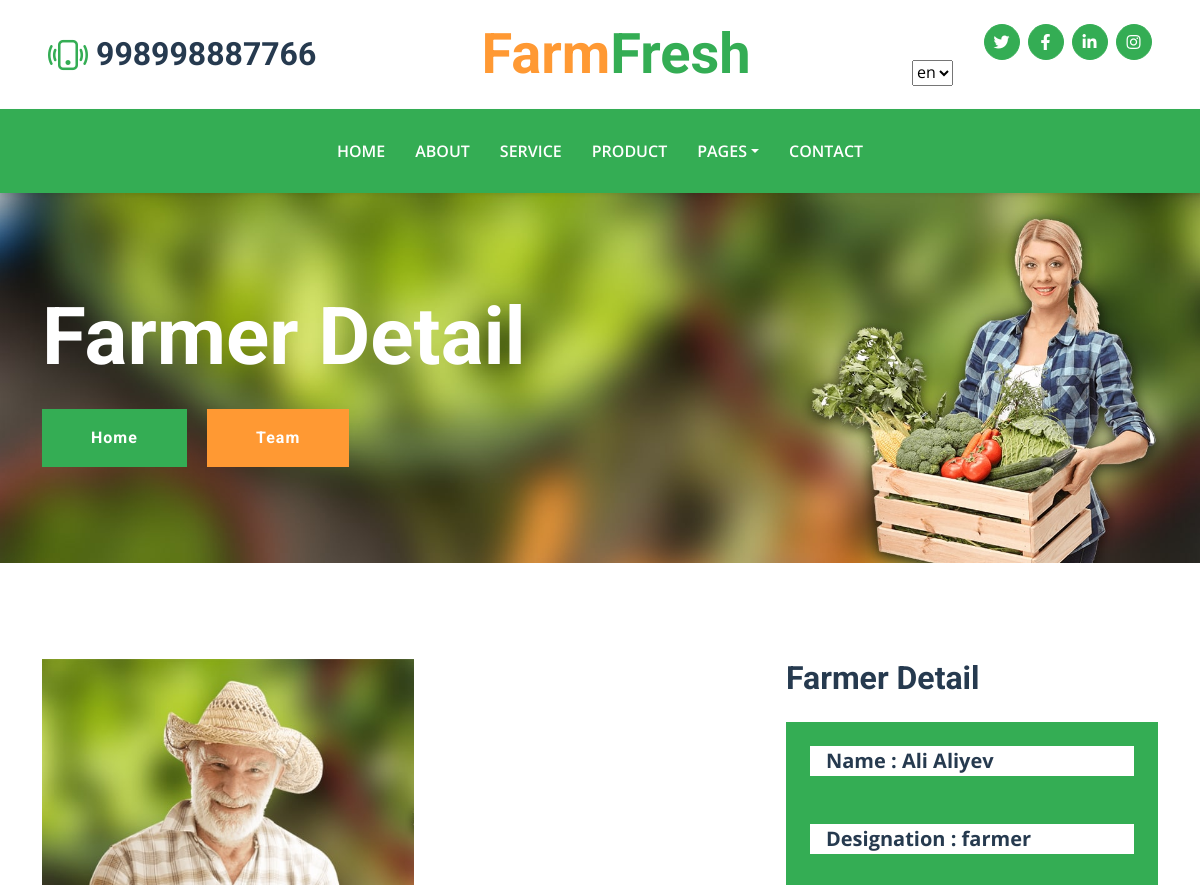
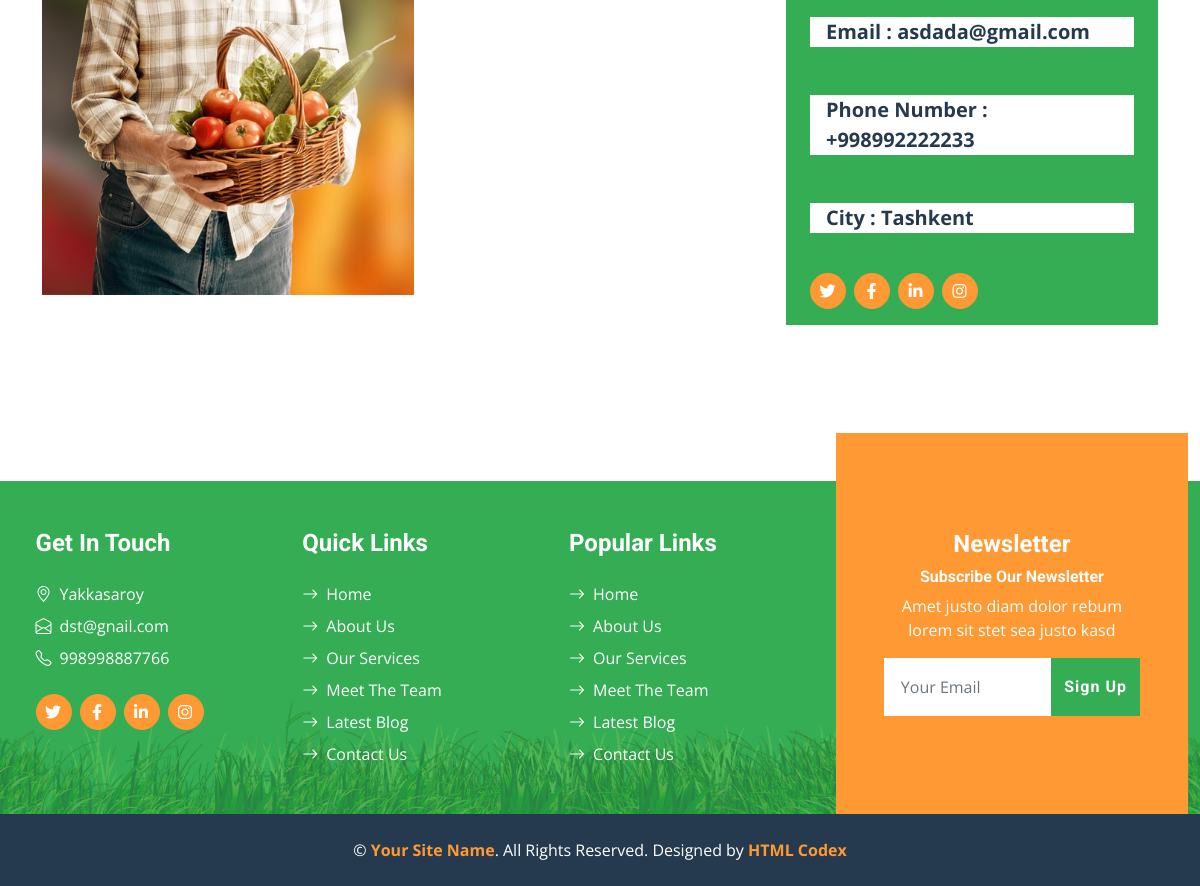
Screenshot of /farmer_detail/1/ with the database file from the repository (2 pictures, top to bottom).
### farmfresh/models.py (models this page shows, shortened)
class AboutUs(models.Model):
    adress = models.CharField(max_length=255)
    email = models.EmailField()
    phone_number = models.CharField(max_length=255)
    city = models.ForeignKey(City, on_delete=models.CASCADE)
    twitter_url = models.CharField(max_length=200, null=True, blank=True)
    facebook_url = models.CharField(max_length=200, null=True, blank=True)
    linkedin_url = models.CharField(max_length=200, null=True, blank=True)
    instagram_url = models.CharField(max_length=200, null=True, blank=True)

class Farmer(models.Model):
    first_name = models.CharField(max_length=50)
    last_name = models.CharField(max_length=50)
    designation = models.CharField(max_length=50)
    email = models.CharField(max_length=50)
    contact_number = models.CharField(max_length=50)
    city = models.ForeignKey(City, on_delete=models.CASCADE)
    adress = models.CharField(max_length=100)
    image = models.ImageField(upload_to = 'mobile_images', null=None)
    twitter_url = models.CharField(max_length=200, null=True, blank=True)
    facebook_url = models.CharField(max_length=200, null=True, blank=True)
    linkedin_url = models.CharField(max_length=200, null=True, blank=True)
    instagram_url = models.CharField(max_length=200, null=True, blank=True)

class City(models.Model):
    city = models.CharField(max_length=100)
    country = models.ForeignKey(Country, on_delete=models.CASCADE)
    def __str__(self):
        return self.city

### farmfresh/views.py (the view)
# urls.py: path('farmer_detail/<int:id>/', FarmerDetail.as_view()),
class FarmerDetail(ListView):
    model=Farmer
    template_name = 'all/farmer_detail.html'
    context_object_name = 'farmer'
    success_url ='/'
    def get_context_data(self, **kwargs):
        context = super(FarmerDetail, self).get_context_data(**kwargs)
        context.update({
            'AboutUs': AboutUs.objects.all(),
        })
        return context
    def get_queryset(self):
        return Farmer.objects.get(id=self.kwargs.get('id'))

### templates/all/farmer_detail.html
{% extends 'base.html' %}
{% load static %}
{% block content %}
{% load i18n %}
    <div class="container-fluid bg-primary py-5 bg-hero mb-5">
        <div class="container py-5">
            <div class="row justify-content-start">
                <div class="col-lg-8 text-center text-lg-start">
                    <h1 class="display-1 text-white mb-md-4">{% trans "Farmer Detail" %}</h1>
                    <a href="{% url 'index' %}" class="btn btn-primary py-md-3 px-md-5 me-3">{% trans "Home" %}</a>
                    <a href="{% url 'team' %}" class="btn btn-secondary py-md-3 px-md-5">{% trans "Team" %}</a>
                </div>
            </div>
        </div>
    </div>
    <div class="container py-5">
        <div class="row g-0">
            <div class="col-lg-8">
                <div class="mb-5">
                    <div class="row g-0 mb-9">
                        <div class="col-md-6">
                            <img class="img-fuid w-100" src="{{farmer.image.url}}" alt="">
                        </div>
                    </div>
                </div>
            </div>
            <div class="col-lg-4">
                <div class="mb-7">
                    <h2 class="mb-4">{% trans "Farmer Detail" %}</h2>
                    <div class="bg-primary p-4 mt-522222">
                            <a class="d-flex align-items-center bg-white text-dark fs-5 fw-bold px-3 mb-0"> Name : {{farmer.first_name}} {{farmer.last_name}}
                    </div>
                    <div class="bg-primary p-4">
                            <a class="d-flex align-items-center bg-white text-dark fs-5 fw-bold px-3 mb-0">Designation : {{farmer.designation}}</a>
                    </div>
                    <div class="bg-primary p-4">
                            <a class="d-flex align-items-center bg-white text-dark fs-5 fw-bold px-3 mb-0">Email : {{farmer.email}}</a>
                    </div>
                    <div class="bg-primary p-4">
                            <a class="d-flex align-items-center bg-white text-dark fs-5 fw-bold px-3 mb-0">Phone Number : {{farmer.contact_number}}</a>
                    </div>
                    <div class="bg-primary p-4">
                            <a class="d-flex align-items-center bg-white text-dark fs-5 fw-bold px-3 mb-0">City : {{farmer.city}}</a>
                    </div>
                    <div class="col-lg-20">
                        <div class="bg-primary p-4 py-3">
                        <div class="d-flex align-items-center">
                        <a class="btn btn-secondary btn-square rounded-circle me-2" href="{{farmer.twitter_url}}"><i class="fab fa-twitter"></i></a>
                        <a class="btn btn-secondary btn-square rounded-circle me-2" href="{{farmer.facebook_url}}"><i class="fab fa-facebook-f"></i></a>
                        <a class="btn btn-secondary btn-square rounded-circle me-2" href="{{farmer.linkedin_url}}"><i class="fab fa-linkedin-in"></i></a>
                        <a class="btn btn-secondary btn-square rounded-circle me-2" href="{{farmer.instagram_url}}"><i class="fab fa-instagram"></i></a>
                        </div>
                        </div>
                    </div>
                </div>
            </div>
        </div>
    </div>
    {% endblock content %}

### templates/base.html (shortened to what this page needs)
{% load static %}
{% load i18n %}
<!DOCTYPE html>
<html lang="en">
<head>
    <link href="https://cdnjs.cloudflare.com/ajax/libs/font-awesome/5.15.0/css/all.min.css" rel="stylesheet">
    <link href="https://cdn.jsdelivr.net/npm/bootstrap-icons@1.4.1/font/bootstrap-icons.css" rel="stylesheet">
    <link href="{% static 'css/assets/owl.carousel.min.css' %}" rel="stylesheet">
    <link href="{% static 'css/bootstrap.min.css' %}" rel="stylesheet">
    <link href="{% static 'css/style.css' %}" rel="stylesheet">
</head>
<body>
    <div class="container-fluid px-5 d-none d-lg-block">
        <div class="row gx-5 py-3 align-items-center">
            <div class="col-lg-3">
                <div class="d-flex align-items-center justify-content-start">
                    <i class="bi bi-phone-vibrate fs-1 text-primary me-2"></i>
                    {% for item in AboutUs %}
                    {% if item.id == 1%}
                    <h2 class="mb-0">{{item.phone_number}}</h2>
                    {%endif%}
                    {%endfor%}
                </div>
            </div>
            <div class="col-lg-6">
                <div class="d-flex align-items-center justify-content-center">
                    <a href="{% url 'index' %}" class="navbar-brand ms-lg-5">
                        <h1 class="m-0 display-4 text-primary"><span class="text-secondary">{% trans "Farm" %}</span>{% trans "Fresh"%}</h1>
                    </a>
                </div>
            </div>
            <div class="col-lg-3">
                {% for item in AboutUs %}
                {% if item.id == 1 %}
                <div class="d-flex align-items-center justify-content-end">
                    <a class="btn btn-primary btn-square rounded-circle me-2" href="{{item.twitter_url}}"><i class="fab fa-twitter"></i></a>
                    <a class="btn btn-primary btn-square rounded-circle me-2" href="{{item.facebook_url}}"><i class="fab fa-facebook-f"></i></a>
                    <a class="btn btn-primary btn-square rounded-circle me-2" href="{{item.linkedin_url}}"><i class="fab fa-linkedin-in"></i></a>
                    <a class="btn btn-primary btn-square rounded-circle" href="{{item.instagram_url}}"><i class="fab fa-instagram"></i></a>
                </div>
                {%endif%}
                {%endfor%}
                <div class="header-content">
                    <form action="{% url 'set_language' %}" method="post">
                        <select class="selectpicker" name="language" style="width: auto;" onchange="this.form.submit()">
                            {% get_current_language as LANGUAGE_CODE %}
                            {% get_available_languages as LANGUAGES %}
                            {% get_language_info_list for LANGUAGES as languages %}
                            {% for language in languages %}
                            <option value="{{ language.code }}" {% if language.code == LANGUAGE_CODE %} selected="selected" {% endif %}
                                data-content='<img src="/static/images/flags/{{ language.code }}.gif"></span>
                                <span style="display:inline-block; width:100px; padding-left: 10px; text-shadow:none">
                                  {{ language.name_local }}
                                </span>'>
                                {{ language.code }}
                            </option>
                            {% endfor %}
                        </select>
                    </form>
                </div>
            </div>
        </div>
    </div>
    <nav class="navbar navbar-expand-lg bg-primary navbar-dark shadow-sm py-3 py-lg-0 px-3 px-lg-5">
        <div class="collapse navbar-collapse" id="navbarCollapse">
            <div class="navbar-nav mx-auto py-0">
                <a href="{% url 'index' %}" class="nav-item nav-link">{% trans "Home" %}</a>
                <a href="{% url 'about' %}" class="nav-item nav-link">{% trans "About" %}</a>
                <a href="{% url 'service' %}" class="nav-item nav-link">{% trans "Service" %}</a>
                <a href="{% url 'product' %}" class="nav-item nav-link">{% trans "Product" %}</a>
                <div class="nav-item dropdown">
                    <a href="#" class="nav-link dropdown-toggle" data-bs-toggle="dropdown">{% trans "Pages" %}</a>
                </div>
                <a href="{% url 'contact' %}" class="nav-item nav-link">{% trans "Contact" %}</a>
            </div>
        </div>
    </nav>
    {% block content %}{% endblock content %}
    <div class="container-fluid bg-footer bg-primary text-white mt-5">
        <div class="footer">
            <div class="row gx-5">
                <div class="col-lg-8 col-md-6">
                    <div class="row gx-5">
                        <div class="col-lg-4 col-md-12 pt-5 mb-5">
                            {% for item in AboutUs %}
                            {% if item.id == 1 %}
                            <h4 class="text-white mb-4">{% trans "Get In Touch" %}</h4>
                            <div class="d-flex mb-2">
                                <i class="bi bi-geo-alt text-white me-2"></i>
                                <p class="text-white mb-0">{{item.adress}}</p>
                            </div>
                            <div class="d-flex mb-2">
                                <i class="bi bi-envelope-open text-white me-2"></i>
                                <p class="text-white mb-0">{{item.email}}</p>
                            </div>
                            <div class="d-flex mb-2">
                                <i class="bi bi-telephone text-white me-2"></i>
                                <p class="text-white mb-0">{{item.phone_number}}</p>
                            </div>
                            <div class="d-flex mt-4">
                                <a class="btn btn-secondary btn-square rounded-circle me-2"
                                    href="{{item.twitter_url}}"><i class="fab fa-twitter"></i></a>
                                <a class="btn btn-secondary btn-square rounded-circle me-2"
                                    href="{{item.facebook_url}}"><i class="fab fa-facebook-f"></i></a>
                                <a class="btn btn-secondary btn-square rounded-circle me-2"
                                    href="{{item.linkedin_url}}"><i class="fab fa-linkedin-in"></i></a>
                                <a class="btn btn-secondary btn-square rounded-circle" href="{{item.instagram_url}}"><i
                                    class="fab fa-instagram"></i></a>
                            </div>
                            {%endif%}
                            {%endfor%}
                        </div>
                        <div class="col-lg-4 col-md-12 pt-0 pt-lg-5 mb-5">
                            <h4 class="text-white mb-4">{% trans "Quick Links" %}</h4>
                            <div class="d-flex flex-column justify-content-start">
                                <a class="text-white mb-2" href="{% url 'index' %}"><i
                                        class="bi bi-arrow-right text-white me-2"></i>{% trans "Home" %}</a>
                                <a class="text-white mb-2" href="{% url 'about' %}"><i
                                        class="bi bi-arrow-right text-white me-2"></i>{% trans "About Us" %}</a>
                                <a class="text-white mb-2" href="{% url 'service' %}"><i
                                        class="bi bi-arrow-right text-white me-2"></i>{% trans "Our Services" %}</a>
                                <a class="text-white mb-2" href="{% url 'team' %}"><i
                                        class="bi bi-arrow-right text-white me-2"></i>{% trans "Meet The Team" %}</a>
                                <a class="text-white mb-2" href="{% url 'blog' %}"><i
                                        class="bi bi-arrow-right text-white me-2"></i>{% trans "Latest Blog" %}</a>
                                <a class="text-white" href="{% url 'contact' %}"><i
                                        class="bi bi-arrow-right text-white me-2"></i>{% trans "Contact Us" %}</a>
                            </div>
                        </div>
                        <div class="col-lg-4 col-md-12 pt-0 pt-lg-5 mb-5">
                            <h4 class="text-white mb-4">{% trans "Popular Links" %}</h4>
                            <div class="d-flex flex-column justify-content-start">
                                <a class="text-white mb-2" href="{% url 'index' %}"><i
                                        class="bi bi-arrow-right text-white me-2"></i>{% trans "Home" %}</a>
                                <a class="text-white mb-2" href="{% url 'about' %}"><i
                                        class="bi bi-arrow-right text-white me-2"></i>{% trans "About Us" %}</a>
                                <a class="text-white mb-2" href="{% url 'service' %}"><i
                                        class="bi bi-arrow-right text-white me-2"></i>{% trans "Our Services" %}</a>
                                <a class="text-white mb-2" href="{% url 'team' %}"><i
                                        class="bi bi-arrow-right text-white me-2"></i>{% trans "Meet The Team" %}</a>
                                <a class="text-white mb-2" href="{% url 'blog' %}"><i
                                        class="bi bi-arrow-right text-white me-2"></i>{% trans "Latest Blog" %}</a>
                                <a class="text-white" href="{% url 'contact' %}"><i
                                        class="bi bi-arrow-right text-white me-2"></i>{% trans "Contact Us" %}</a>
                            </div>
                        </div>
                    </div>
                </div>
                <div class="col-lg-4 col-md-6 mt-lg-n5">
                    <div class="d-flex flex-column align-items-center justify-content-center text-center h-100 bg-secondary p-5">
                        <h4 class="text-white">{% trans "Newsletter" %}</h4>
                        <h6 class="text-white">{% trans "Subscribe Our Newsletter" %}</h6>
                        <p>{% trans "Amet justo diam dolor rebum lorem sit stet sea justo kasd" %}</p>
                        <form action="#" method="POST">
                            <div class="input-group">
                                <input type="text" name = email class="form-control border-white p-3" placeholder="Your Email">
                                <button class="btn btn-primary">{% trans "Sign Up" %} </button>
                            </div>
                        </form>
                    </div>
                </div>
            </div>
        </div>
    </div>
    <div class="container-fluid bg-dark text-white py-4">
        <div class="container text-center">
            <p class="mb-0">&copy; <a class="text-secondary fw-bold" href="#">Your Site Name</a>. All Rights Reserved.
                Designed by <a class="text-secondary fw-bold" href="https://htmlcodex.com">HTML Codex</a></p>
        </div>
    </div>
</body>
</html>

### rows the page displays
AboutUs: phone_number "998998887766", adress "Yakkasaroy", email "dst@gnail.com"
Farmer: image (picture), first_name "Ali", last_name "Aliyev", designation "farmer", email "asdada@gmail.com", contact_number "+998992222233", city "Tashkent"

### other values shown
form field language "en"
